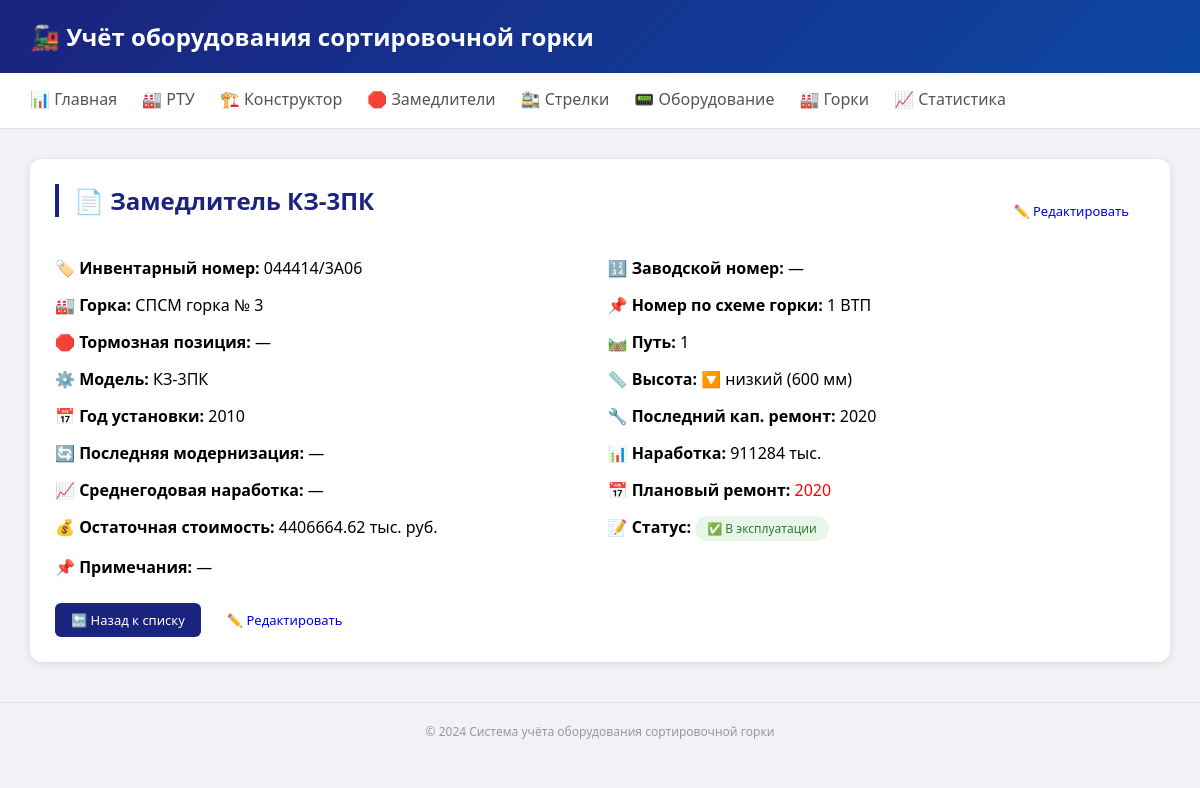
Page /retarders/1 on the committed database.
### tables this page shows
CREATE TABLE retarders (
        id INTEGER PRIMARY KEY AUTOINCREMENT,
        device_id INTEGER NOT NULL UNIQUE,
        
        model TEXT,
        height_mm INTEGER,
        tor_position TEXT,
        way TEXT,
        install_year INTEGER,
        last_repair_year INTEGER,
        last_modernization_year INTEGER,
        total_operations INTEGER,
        avg_usage INTEGER,
        planned_repair_year INTEGER,
        residual_value REAL,
        
        FOREIGN KEY (device_id) REFERENCES devices(id)
    );

CREATE TABLE devices (
        id INTEGER PRIMARY KEY AUTOINCREMENT,
        equipment_type_id INTEGER NOT NULL,
        park_id INTEGER,
        track_section_id INTEGER,
        brake_position_id INTEGER,
        
        model TEXT,
        inv_number TEXT UNIQUE,
        serial_number TEXT,
        
        location_detail TEXT,
        mount_date DATE,
        
        params TEXT,
        
        manufacture_date DATE,
        install_date DATE,
        last_check_date DATE,
        
        status TEXT DEFAULT 'active',
        notes TEXT, rtu_batch_id INTEGER, manufacturer TEXT, passport_data TEXT, height_mm INTEGER, network_number TEXT, be TEXT DEFAULT "5067", os6_name TEXT, os6_install_year INTEGER, os6_last_repair INTEGER, os6_last_modernization INTEGER,
        
        FOREIGN KEY (equipment_type_id) REFERENCES equipment_types(id),
        FOREIGN KEY (park_id) REFERENCES parks(id),
        FOREIGN KEY (track_section_id) REFERENCES track_sections(id),
        FOREIGN KEY (brake_position_id) REFERENCES brake_positions(id)
    );

CREATE TABLE parks (
        id INTEGER PRIMARY KEY AUTOINCREMENT,
        name TEXT NOT NULL,
        station TEXT,
        class INTEGER,
        num_tracks INTEGER,
        num_bundles INTEGER,
        control_system TEXT,
        description TEXT
    );

### routers/retarders.py (the view)
@router.get("/{retarder_id}", response_class=HTMLResponse)
async def retarder_detail(request: Request, retarder_id: int):
    retarder = get_retarder_by_id(retarder_id)
    if not retarder:
        raise HTTPException(status_code=404, detail="Замедлитель не найден")
    return templates.TemplateResponse("retarder_detail.html", {
        "request": request, "retarder": retarder
    })

### templates/retarder_detail.html (shortened to what this page needs)
{% extends "base.html" %}
{% block content %}
<div class="card">
    <div style="display: flex; justify-content: space-between; align-items: center;">
        <h2>📄 Замедлитель {{ retarder.model }}</h2>
        <a href="/retarder/{{ retarder.id }}/edit" class="btn btn-edit">✏️ Редактировать</a>
    </div>
    <div style="display: grid; grid-template-columns: repeat(2, 1fr); gap: 15px; margin-top: 20px;">
        <div><strong>🏷️ Инвентарный номер:</strong> {{ retarder.inv_number or '—' }}</div>
        <div><strong>🔢 Заводской номер:</strong> {{ retarder.serial_number or '—' }}</div>
        <div><strong>🏭 Горка:</strong> {{ retarder.park_name }}</div>
        <div><strong>📌 Номер по схеме горки:</strong> {{ retarder.tor_position or '—' }}</div>
        <div><strong>🛑 Тормозная позиция:</strong>
            {% if retarder.position_number %}
            {{ retarder.position_number }} ({{ retarder.position_type }})
            {% else %}—{% endif %}
        </div>
        <div><strong>🛤️ Путь:</strong> {{ retarder.way or '—' }}</div>
        <div><strong>⚙️ Модель:</strong> {{ retarder.model }}</div>
        <div><strong>📏 Высота:</strong>
            {% if retarder.height_mm %}
                {% if retarder.height_mm <= 600 %}🔽 низкий
                {% elif retarder.height_mm <= 900 %}➡️ средний
                {% else %}🔼 высокий{% endif %} ({{ retarder.height_mm }} мм)
            {% else %}—{% endif %}
        </div>
        <div><strong>📅 Год установки:</strong> {{ retarder.install_year or '—' }}</div>
        <div><strong>🔧 Последний кап. ремонт:</strong> {{ retarder.last_repair_year or '—' }}</div>
        <div><strong>🔄 Последняя модернизация:</strong> {{ retarder.last_modernization_year or '—' }}</div>
        <div><strong>📊 Наработка:</strong> {{ (retarder.total_operations|string + ' тыс.') if retarder.total_operations else '—' }}</div>
        <div><strong>📈 Среднегодовая наработка:</strong> {{ (retarder.avg_usage|string + ' тыс.') if retarder.avg_usage else '—' }}</div>
        <div><strong>📅 Плановый ремонт:</strong>
            <span style="color: {% if retarder.planned_repair_year and retarder.planned_repair_year < 2025 %}red{% else %}green{% endif %}">
                {{ retarder.planned_repair_year or '—' }}
            </span>
        </div>
        <div><strong>💰 Остаточная стоимость:</strong> {{ (retarder.residual_value|string + ' тыс. руб.') if retarder.residual_value else '—' }}</div>
        <div><strong>📝 Статус:</strong>
            <span class="badge badge-{{ retarder.status }}">
                {% if retarder.status == 'active' %}✅ В эксплуатации
                {% elif retarder.status == 'reserve' %}📦 В запасе
                {% else %}❌ Списан{% endif %}
            </span>
        </div>
        <div><strong>📌 Примечания:</strong> {{ retarder.notes or '—' }}</div>
    </div>
    <div style="margin-top: 25px; display: flex; gap: 10px;">
        <a href="/retarders" class="btn btn-primary">🔙 Назад к списку</a>
        <a href="/retarder/{{ retarder.id }}/edit" class="btn btn-edit">✏️ Редактировать</a>
    </div>
</div>
{% endblock %}

### templates/base.html (style rules this page uses)
* { margin: 0; padding: 0; box-sizing: border-box; }
body { font-family: 'Segoe UI', Tahoma, Geneva, Verdana, sans-serif; background: #f0f2f5; }
.card { background: white; border-radius: 12px; box-shadow: 0 2px 8px rgba(0,0,0,0.1); padding: 25px; margin-bottom: 25px; }
.card h2 { color: #1a237e; margin-bottom: 20px; border-left: 4px solid #1a237e; padding-left: 15px; }
.badge { display: inline-block; padding: 4px 12px; border-radius: 20px; font-size: 12px; font-weight: 500; }
.badge-active { background: #e8f5e9; color: #2e7d32; }
.btn { display: inline-block; padding: 8px 16px; border-radius: 6px; text-decoration: none; font-size: 13px; font-weight: 500; }
.btn-primary { background: #1a237e; color: white; }

### rows in the picture
retarders: model "КЗ-3ПК", tor_position "1 ВТП", way "1", height_mm "600", install_year "2010", last_repair_year "2020", total_operations "911284 тыс.", planned_repair_year "2020", residual_value "4406664.62 тыс. руб."
devices: inv_number "044414/3А06"
parks: park_name "СПСМ горка № 3"

### other values in the picture
{{ retarder.serial_number or '—' }} "—"
{{ retarder.last_modernization_year or '—' }} "—"
{{ (retarder.avg_usage|string + ' тыс.') if retarder.avg_usage else '—' }} "—"
{{ retarder.notes or '—' }} "—"
